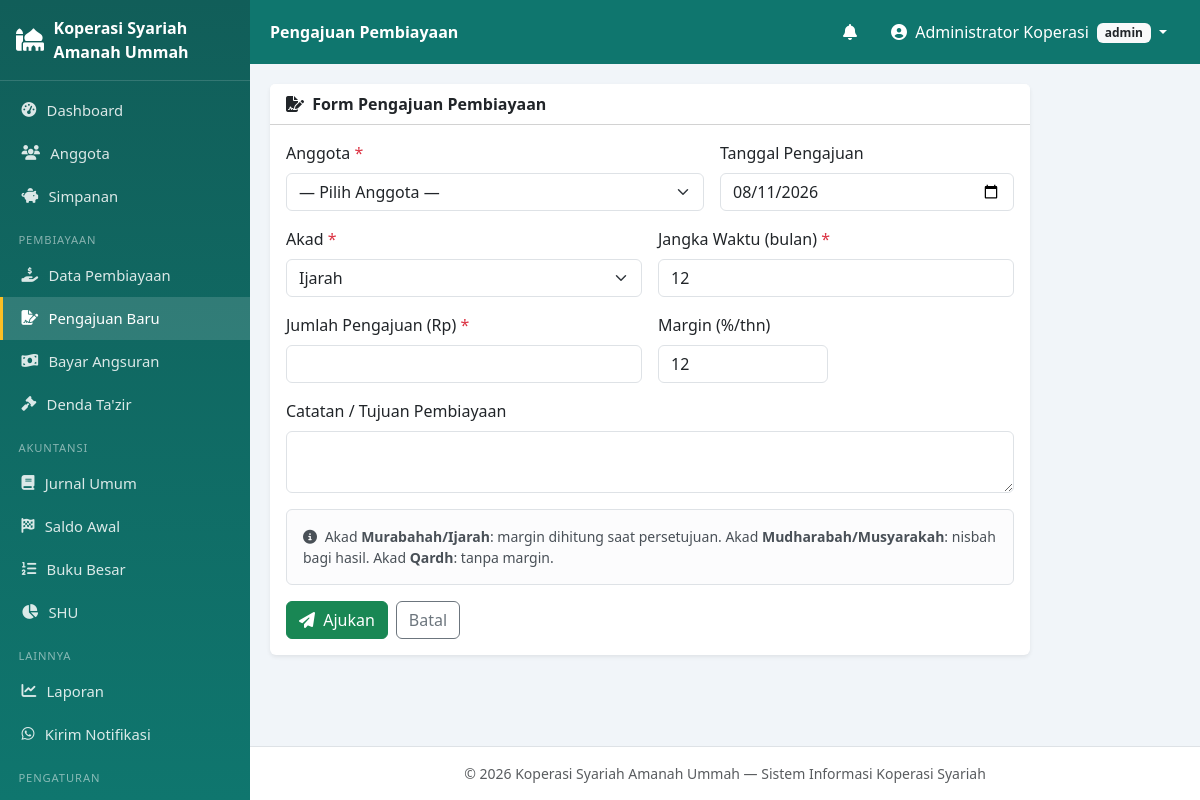
/index.php?mod=pembiayaan&act=pengajuan (signed in), run on the app's committed database.
### tables this page shows
CREATE TABLE profil_koperasi (
    id            INT PRIMARY KEY DEFAULT 1,
    nama_koperasi VARCHAR(150) NOT NULL,
    alamat        TEXT,
    no_telp       VARCHAR(30),
    email         VARCHAR(100),
    nama_ketua    VARCHAR(100),
    slogan        VARCHAR(150)
);

CREATE TABLE pengaturan (
    id         INT AUTO_INCREMENT PRIMARY KEY,
    kunci      VARCHAR(50) NOT NULL UNIQUE,
    nilai      TEXT,
    keterangan VARCHAR(255) DEFAULT NULL
);

### config/database.php (called while the page is built, shortened)
<?php
class Database
{
    private static $instance = null;
    private function __construct()
    {
        try {
            $this->pdo = new PDO(
                'mysql:host=' . DB_HOST . ';dbname=' . DB_NAME . ';charset=utf8mb4',
                DB_USER, DB_PASS,
                [
                    PDO::ATTR_ERRMODE            => PDO::ERRMODE_EXCEPTION,
                    PDO::ATTR_DEFAULT_FETCH_MODE => PDO::FETCH_ASSOC,
                    PDO::ATTR_EMULATE_PREPARES   => false,
                ]
            );
        } catch (PDOException $e) {
            die('Koneksi database gagal: ' . $e->getMessage());
        }
    }
    public static function getInstance(): PDO
    {
        if (self::$instance === null) self::$instance = new self();
        return self::$instance->pdo;
    }
}

### models/PengaturanModel.php (called while the page is built, shortened)
<?php
require_once __DIR__ . '/../config/database.php';
class PengaturanModel
{
    private $db;
    public function __construct()
    {
        $this->db = Database::getInstance();
    }
    public function get(string $kunci, $default = null)
    {
        $st = $this->db->prepare('SELECT nilai FROM pengaturan WHERE kunci=?');
        $st->execute([$kunci]);
        $r = $st->fetch();
        return $r ? $r['nilai'] : $default;
    }
    public function profil()
    {
        return $this->db->query('SELECT * FROM profil_koperasi WHERE id=1')->fetch()
            ?: ['id' => 1, 'nama_koperasi' => 'Koperasi Syariah'];
    }
    public function opsiAkad(): array
    {
        return $this->db->query("SELECT * FROM jenis_akad WHERE status='aktif' ORDER BY nama_akad")->fetchAll();
    }
}

### views/pembiayaan/pengajuan.php (the view, shortened to what this page needs)
<?php
require_once __DIR__ . '/../../models/PengaturanModel.php';
$pm          = new PengaturanModel();
$opsiAkad    = $pm->opsiAkad();
$pageTitle = 'Pengajuan Pembiayaan';
$active    = 'pembiayaan-pengajuan';
include __DIR__ . '/../layout/header.php';
?>
<div class="card border-0 shadow-sm" style="max-width: 760px">
  <div class="card-header bg-white"><b><i class="fas fa-file-signature me-1"></i> Form Pengajuan Pembiayaan</b></div>
  <div class="card-body">
    <form method="post" action="controllers/proses_pembiayaan.php" class="row g-3">
      <div class="col-md-7">
        <label class="form-label">Anggota <span class="text-danger">*</span></label>
        <select name="id_anggota" class="form-select" required>
          <option value="">— Pilih Anggota —</option>
        </select>
      </div>
      <div class="col-md-5">
        <label class="form-label">Tanggal Pengajuan</label>
        <input type="date" name="tanggal_pengajuan" class="form-control" value="<?= date('Y-m-d') ?>">
      </div>
      <div class="col-md-6">
        <label class="form-label">Akad <span class="text-danger">*</span></label>
        <select name="id_akad" id="id_akad" class="form-select" required>
          <?php foreach ($opsiAkad as $k): ?>
          <option value="<?= (int)$k['id_akad'] ?>" data-tipe="<?= e($k['tipe_akad']) ?>"
                  title="<?= e($k['keterangan']) ?>"><?= e($k['nama_akad']) ?></option>
          <?php endforeach; ?>
        </select>
      </div>
      <div class="col-md-6">
        <label class="form-label">Jangka Waktu (bulan) <span class="text-danger">*</span></label>
        <input type="number" name="jangka_waktu" class="form-control" min="1" max="60" value="12" required>
      </div>
      <div class="col-md-6">
        <label class="form-label">Jumlah Pengajuan (Rp) <span class="text-danger">*</span></label>
        <input type="text" name="jumlah_pembiayaan" class="form-control input-uang" required inputmode="numeric">
      </div>
      <div class="col-md-3" id="grupMargin">
        <label class="form-label">Margin (%/thn)</label>
        <input type="number" step="0.5" name="margin_persen" class="form-control"
               value="<?= e($pm->get('margin_default', 12)) ?>">
      </div>
      <div class="col-12">
        <label class="form-label">Catatan / Tujuan Pembiayaan</label>
        <textarea name="catatan" class="form-control" rows="2"></textarea>
      </div>
      <div class="col-12">
        <div class="alert alert-light border small mb-0">
          <i class="fas fa-info-circle me-1"></i>
          Akad <b>Murabahah/Ijarah</b>: margin dihitung saat persetujuan.
          Akad <b>Mudharabah/Musyarakah</b>: nisbah bagi hasil. Akad <b>Qardh</b>: tanpa margin.
        </div>
      </div>
      <div class="col-12 d-flex gap-2">
        <button class="btn btn-success"><i class="fas fa-paper-plane me-1"></i> Ajukan</button>
        <a href="index.php?mod=pembiayaan&act=list" class="btn btn-outline-secondary">Batal</a>
      </div>
    </form>
  </div>
</div>
<?php include __DIR__ . '/../layout/footer.php'; ?>

### views/layout/header.php (shortened to what this page needs)
<?php
require_once __DIR__ . '/../../config/database.php';
require_once __DIR__ . '/../../models/PengaturanModel.php';
$user      = $_SESSION['user'];
$pageTitle = $pageTitle ?? 'Dashboard';
$active    = $active ?? 'dashboard';
$pmModel = new PengaturanModel();
$profil  = $pmModel->profil();
$logo    = trim((string)$pmModel->get('logo', ''));
$logoAda = $logo !== '' && file_exists(__DIR__ . '/../../assets/img/' . $logo);
if (!function_exists('e')) {
    function e($s) { return htmlspecialchars((string)($s ?? ''), ENT_QUOTES, 'UTF-8'); }
}
?>
<!DOCTYPE html>
<html lang="id">
<head>
<link href="https://cdn.jsdelivr.net/npm/bootstrap@5.3.3/dist/css/bootstrap.min.css" rel="stylesheet">
<link href="https://cdnjs.cloudflare.com/ajax/libs/font-awesome/6.5.2/css/all.min.css" rel="stylesheet">
<link rel="stylesheet" href="assets/css/style.css">
</head>
<body>
<div class="wrapper">
  <aside class="sidebar" id="sidebar">
    <div class="brand">
      <?php if ($logoAda): ?>
        <img src="assets/img/<?= e($logo) ?>" alt="Logo">
      <?php else: ?>
        <i class="fas fa-mosque"></i>
      <?php endif; ?>
      <span><?= e($profil['nama_koperasi'] ?? 'KSU Syariah') ?></span>
    </div>
    <nav>
      <a href="index.php?mod=dashboard" class="<?= $active==='dashboard'?'on':'' ?>">
        <i class="fas fa-tachometer-alt"></i> Dashboard</a>
      <a href="index.php?mod=anggota&act=list" class="<?= $active==='anggota'?'on':'' ?>">
        <i class="fas fa-users"></i> Anggota</a>
      <a href="index.php?mod=simpanan&act=list" class="<?= $active==='simpanan'?'on':'' ?>">
        <i class="fas fa-piggy-bank"></i> Simpanan</a>
      <div class="menu-label">Pembiayaan</div>
      <a href="index.php?mod=pembiayaan&act=list" class="<?= $active==='pembiayaan'?'on':'' ?>">
        <i class="fas fa-hand-holding-usd"></i> Data Pembiayaan</a>
      <a href="index.php?mod=pembiayaan&act=pengajuan" class="<?= $active==='pembiayaan-pengajuan'?'on':'' ?>">
        <i class="fas fa-file-signature"></i> Pengajuan Baru</a>
      <a href="index.php?mod=pembiayaan&act=angsuran" class="<?= $active==='pembiayaan-angsuran'?'on':'' ?>">
        <i class="fas fa-money-bill-wave"></i> Bayar Angsuran</a>
      <a href="index.php?mod=denda&act=list" class="<?= $active==='denda'?'on':'' ?>">
        <i class="fas fa-gavel"></i> Denda Ta'zir</a>
      <div class="menu-label">Akuntansi</div>
      <a href="index.php?mod=jurnal&act=list" class="<?= $active==='jurnal'?'on':'' ?>">
        <i class="fas fa-book"></i> Jurnal Umum</a>
      <a href="index.php?mod=jurnal&act=saldo_awal" class="<?= $active==='jurnal-saldo-awal'?'on':'' ?>">
        <i class="fas fa-flag-checkered"></i> Saldo Awal</a>
      <a href="index.php?mod=jurnal&act=buku_besar" class="<?= $active==='jurnal-buku-besar'?'on':'' ?>">
        <i class="fas fa-list-ol"></i> Buku Besar</a>
      <a href="index.php?mod=shu&act=list" class="<?= $active==='shu'?'on':'' ?>">
        <i class="fas fa-chart-pie"></i> SHU</a>
      <div class="menu-label">Lainnya</div>
      <a href="index.php?mod=laporan" class="<?= $active==='laporan'?'on':'' ?>">
        <i class="fas fa-chart-line"></i> Laporan</a>
      <a href="index.php?mod=notifikasi&act=kirim" class="<?= $active==='notifikasi-kirim'?'on':'' ?>">
        <i class="fab fa-whatsapp"></i> Kirim Notifikasi</a>
      <?php if ($user['level'] === 'admin'): ?>
      <div class="menu-label">Pengaturan</div>
      <a href="index.php?mod=pengaturan&act=profil" class="<?= $active==='pengaturan-profil'?'on':'' ?>">
        <i class="fas fa-building"></i> Profil Koperasi</a>
      <?php endif; ?>
    </nav>
  </aside>
  <div class="main">
    <nav class="topbar">
      <div class="topbar-title"><?= e($pageTitle) ?></div>
      <div class="dropdown ms-auto me-2">
        <button class="btn btn-link text-white position-relative" data-bs-toggle="dropdown">
          <i class="fas fa-bell"></i>
        </button>
      </div>
      <div class="dropdown">
        <button class="btn btn-link text-white dropdown-toggle text-decoration-none" data-bs-toggle="dropdown">
          <i class="fas fa-user-circle me-1"></i> <?= e($user['nama_lengkap']) ?>
          <span class="badge bg-light text-dark ms-1"><?= e($user['level']) ?></span>
        </button>
      </div>
    </nav>
    <main class="content">

### views/layout/footer.php (shortened to what this page needs)
    </main>
    <footer class="text-center small text-muted py-3 border-top bg-white">
      &copy; <?= date('Y') ?> <?= e($profil['nama_koperasi'] ?? 'Koperasi Syariah') ?>
      — Sistem Informasi Koperasi Syariah
    </footer>
  </div>
</div>
</body>
</html>

### assets/css/style.css (style rules this page uses)
:root { --primary: #0f766e; --primary-2: #115e59; --sidebar-w: 250px; }
body { background: #f1f5f9; font-family: system-ui, -apple-system, "Segoe UI", Roboto, sans-serif; }
.wrapper { display: flex; min-height: 100vh; }
.main { flex: 1; margin-left: var(--sidebar-w); display: flex; flex-direction: column; min-width: 0; }
.content { padding: 1.25rem; flex: 1; }
.sidebar { width: var(--sidebar-w); background: linear-gradient(180deg, var(--primary-2), var(--primary)); color: #fff; position: fixed; top: 0; bottom: 0; left: 0; overflow-y: auto; z-index: 1040; }
.sidebar .brand { display: flex; align-items: center; gap: .6rem; padding: 1rem; font-weight: 700; border-bottom: 1px solid rgba(255,255,255,.15); min-height: 64px; }
.sidebar .brand i { font-size: 1.4rem; }
.sidebar nav { padding: .5rem 0 2rem; }
.sidebar nav a { display: flex; align-items: center; gap: .65rem; padding: .65rem 1.15rem; color: rgba(255,255,255,.85); text-decoration: none; font-size: .925rem; border-left: 3px solid transparent; }
.sidebar nav a.on { background: rgba(255,255,255,.14); border-left-color: #fbbf24; color: #fff; }
.sidebar .menu-label { padding: .9rem 1.15rem .3rem; font-size: .7rem; text-transform: uppercase; letter-spacing: .08em; color: rgba(255,255,255,.5); }
.topbar { background: var(--primary); min-height: 64px; display: flex; align-items: center; padding: 0 1.25rem; position: sticky; top: 0; z-index: 1030; }
.topbar-title { color: #fff; font-weight: 600; }
.topbar .btn-link { text-decoration: none; }

### data on the page
profil_koperasi: nama_koperasi "Koperasi Syariah Amanah Ummah"
pengaturan: margin_persen "12"

### other printed values
$pageTitle "Pengajuan Pembiayaan"
$user['nama_lengkap'] "Administrator Koperasi"
$user['level'] "admin"
form field id_akad "Ijarah"
